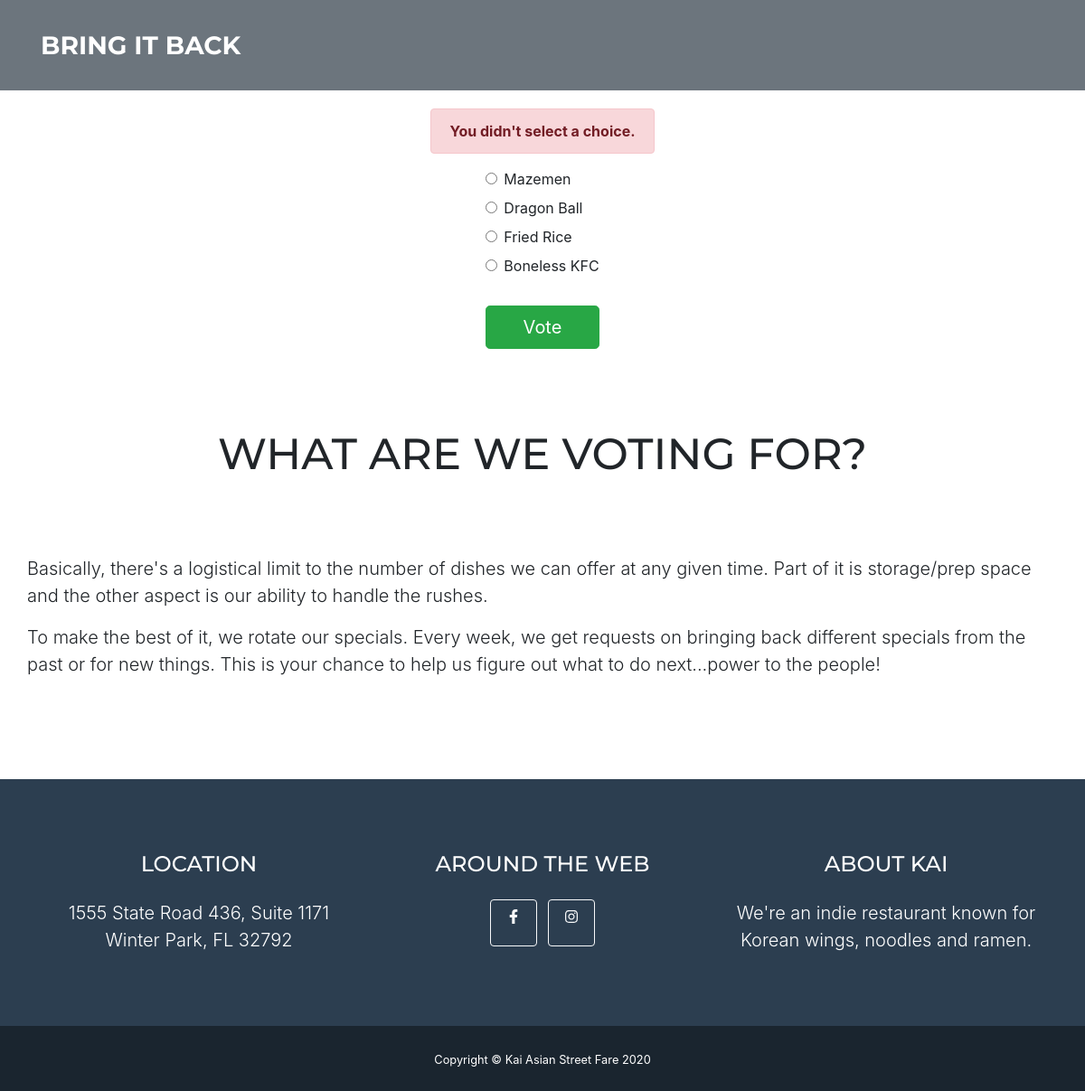
The page /polls/1/vote/ on the database its author committed.
### polls/models.py (models this page shows, shortened)
class Choice(models.Model):
    question = models.ForeignKey(Question, on_delete=models.CASCADE)
    choice_text = models.CharField(max_length=200)
    votes = models.IntegerField(default=0)

### polls/views.py (the view)
# urls.py: path('<int:question_id>/vote/', views.vote, name='vote'),
def vote(request, question_id):
    question = get_object_or_404(Question, pk=question_id)
    try:
        selected_choice = question.choice_set.get(pk=request.POST['choice'])
    except (KeyError, Choice.DoesNotExist):
        return render(request, 'polls/detail.html', {
            'question': question,
            'error_message': "You didn't select a choice.",
        })
    else:
        selected_choice.votes += 1
        selected_choice.save()
        return HttpResponseRedirect(reverse('polls:results', args=(question.id,)))

### templates/polls/detail.html (shortened to what this page needs)
{% extends 'base.html' %}
{% block content %}
<div class="container d-flex align-items-center flex-column" style="padding-top: 120px	">
{% if error_message %}
<p class ="alert alert-danger">
	<strong>{{ error_message }}</strong>
</p>
{% endif %}
<form action ="{% url 'polls:vote' question.id %}" method ="post">
	{% for choice in question.choice_set.all %}
	<div class ="form-check">
		<input type ="radio" name ="choice" class ="form-check-input" id ="choice{{ forloop.counter }}"
			value ="{{ choice.id }}" />
		<label for ="choice{{ forloop.counter }}">{{ choice.choice_text }}</label>
	</div>
	{% endfor %}
	{% if already_visited %}
	<a class="btn btn-primary" href="./results">Results</a>
	{% else %}
	<input type ="submit" value ="Vote" class ="btn btn-success btn-lg btn-block mt-4" />
	{% endif %}
</form>
</div>
{% endblock %}

### rows shown on the page
Choice: choice_text "Mazemen"
Choice: choice_text "Dragon Ball"
Choice: choice_text "Fried Rice"
Choice: choice_text "Boneless KFC"

### other values the page prints
{{ error_message }} "You didn't select a choice."
